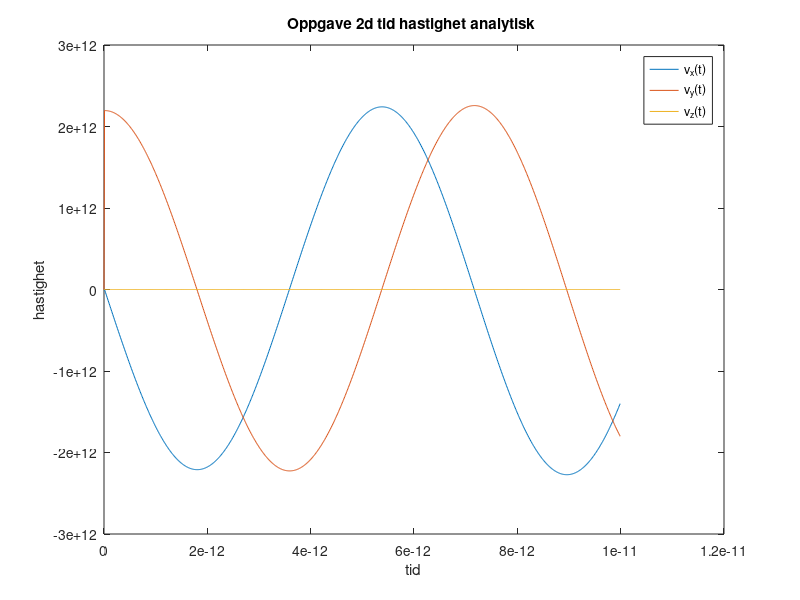
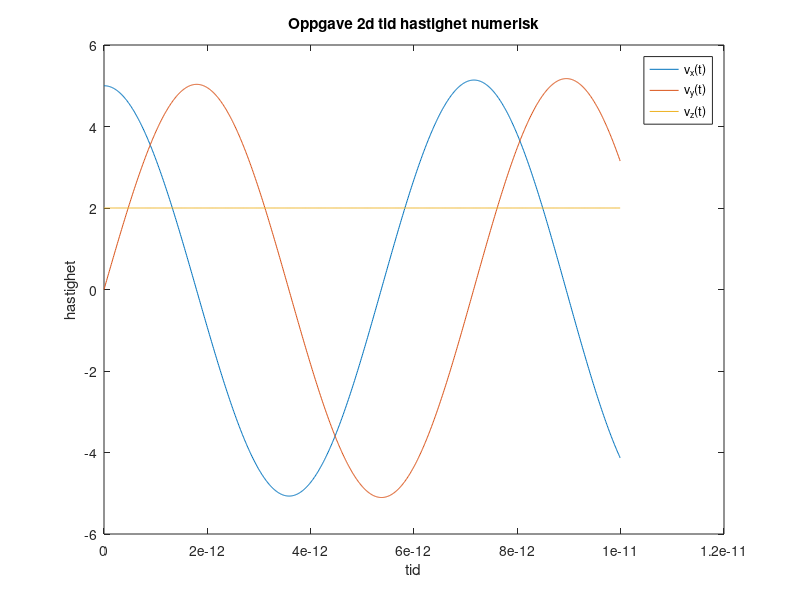
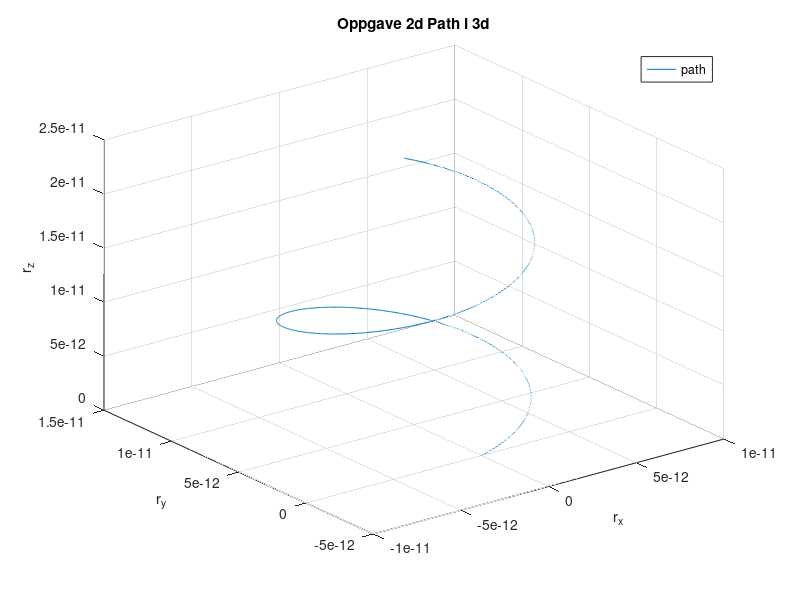

Recreate these plots in MATLAB, in order.
m_e = 9.11e-31; 
e = -1.6e-19; 
r0=[0 0 0];
v0=[5 0 2];
B=[0 0 5];
t0=0;
t1=1*10e-12;
dt=10e-15; %30fs
r=r0;
v=v0;
n=t1/dt;
t=t0;
c=0;

for i=2:n
    F = e*(cross(v(i-1,:),B));
    a = F./m_e; 
    v(i,:) = v(i-1,:) + a.*dt;
    r(i,:) = r(i-1,:) + v(i-1,:).*dt; 
    c=c+dt;
    t(i,:)=c;
    va(i,:)=0.5.*a;
end

figure()
plot(t(:,1),va(:,1),t(:,1),va(:,2),t(:,1),va(:,3)) 
legend('v_x(t)','v_y(t)','v_z(t)'); title('Oppgave 2d tid hastighet analytisk ') 
xlabel('tid'); ylabel('hastighet') 
figure() 
plot(t(:,1),v(:,1),t(:,1),v(:,2),t(:,1),v(:,3)) 
legend('v_x(t)','v_y(t)','v_z(t)'); title('Oppgave 2d tid hastighet numerisk') 
xlabel('tid'); ylabel('hastighet') 
figure() 
plot3(r(:,1),r(:,2),r(:,3)) 
legend('path'); title('Oppgave 2d Path i 3d'); grid() 
xlabel('r_x'); ylabel('r_y'); zlabel('r_z')



